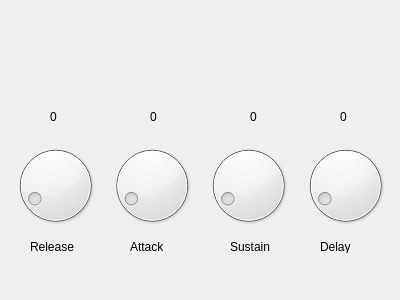
<?xml version="1.0" encoding="UTF-8"?>
<ui version="4.0">
 <class>Form</class>
 <widget class="QWidget" name="Form">
  <property name="geometry">
   <rect>
    <x>0</x>
    <y>0</y>
    <width>400</width>
    <height>300</height>
   </rect>
  </property>
  <property name="windowTitle">
   <string>Form</string>
  </property>
  <widget class="QWidget" name="horizontalLayoutWidget">
   <property name="geometry">
    <rect>
     <x>10</x>
     <y>140</y>
     <width>381</width>
     <height>91</height>
    </rect>
   </property>
   <layout class="QHBoxLayout" name="horizontalLayout">
    <item>
     <widget class="QDial" name="relDial">
      <property name="minimum">
       <number>1</number>
      </property>
      <property name="maximum">
       <number>100</number>
      </property>
      <property name="value">
       <number>10</number>
      </property>
     </widget>
    </item>
    <item>
     <widget class="QDial" name="atkDial">
      <property name="minimum">
       <number>1</number>
      </property>
      <property name="maximum">
       <number>100</number>
      </property>
      <property name="value">
       <number>10</number>
      </property>
     </widget>
    </item>
    <item>
     <widget class="QDial" name="susDial">
      <property name="minimum">
       <number>1</number>
      </property>
      <property name="maximum">
       <number>100</number>
      </property>
      <property name="value">
       <number>10</number>
      </property>
     </widget>
    </item>
    <item>
     <widget class="QDial" name="decDial">
      <property name="minimum">
       <number>1</number>
      </property>
      <property name="maximum">
       <number>100</number>
      </property>
      <property name="value">
       <number>10</number>
      </property>
     </widget>
    </item>
   </layout>
  </widget>
  <widget class="QLabel" name="label">
   <property name="geometry">
    <rect>
     <x>30</x>
     <y>240</y>
     <width>47</width>
     <height>13</height>
    </rect>
   </property>
   <property name="text">
    <string>Release</string>
   </property>
  </widget>
  <widget class="QLabel" name="label_2">
   <property name="geometry">
    <rect>
     <x>130</x>
     <y>240</y>
     <width>47</width>
     <height>13</height>
    </rect>
   </property>
   <property name="text">
    <string>Attack</string>
   </property>
  </widget>
  <widget class="QLabel" name="label_3">
   <property name="geometry">
    <rect>
     <x>230</x>
     <y>240</y>
     <width>47</width>
     <height>13</height>
    </rect>
   </property>
   <property name="text">
    <string>Sustain</string>
   </property>
  </widget>
  <widget class="QLabel" name="label_4">
   <property name="geometry">
    <rect>
     <x>320</x>
     <y>240</y>
     <width>47</width>
     <height>13</height>
    </rect>
   </property>
   <property name="text">
    <string>Delay</string>
   </property>
  </widget>
  <widget class="QLabel" name="label_5">
   <property name="geometry">
    <rect>
     <x>30</x>
     <y>110</y>
     <width>47</width>
     <height>13</height>
    </rect>
   </property>
   <property name="text">
    <string>0</string>
   </property>
   <property name="alignment">
    <set>Qt::AlignCenter</set>
   </property>
  </widget>
  <widget class="QLabel" name="label_6">
   <property name="geometry">
    <rect>
     <x>130</x>
     <y>110</y>
     <width>47</width>
     <height>13</height>
    </rect>
   </property>
   <property name="text">
    <string>0</string>
   </property>
   <property name="alignment">
    <set>Qt::AlignCenter</set>
   </property>
  </widget>
  <widget class="QLabel" name="label_7">
   <property name="geometry">
    <rect>
     <x>230</x>
     <y>110</y>
     <width>47</width>
     <height>13</height>
    </rect>
   </property>
   <property name="text">
    <string>0</string>
   </property>
   <property name="alignment">
    <set>Qt::AlignCenter</set>
   </property>
  </widget>
  <widget class="QLabel" name="label_8">
   <property name="geometry">
    <rect>
     <x>320</x>
     <y>110</y>
     <width>47</width>
     <height>13</height>
    </rect>
   </property>
   <property name="text">
    <string>0</string>
   </property>
   <property name="alignment">
    <set>Qt::AlignCenter</set>
   </property>
  </widget>
 </widget>
 <resources/>
 <connections>
  <connection>
   <sender>relDial</sender>
   <signal>sliderMoved(int)</signal>
   <receiver>label_5</receiver>
   <slot>setNum(int)</slot>
   <hints>
    <hint type="sourcelabel">
     <x>69</x>
     <y>176</y>
    </hint>
    <hint type="destinationlabel">
     <x>53</x>
     <y>122</y>
    </hint>
   </hints>
  </connection>
  <connection>
   <sender>atkDial</sender>
   <signal>sliderMoved(int)</signal>
   <receiver>label_6</receiver>
   <slot>setNum(int)</slot>
   <hints>
    <hint type="sourcelabel">
     <x>161</x>
     <y>185</y>
    </hint>
    <hint type="destinationlabel">
     <x>151</x>
     <y>118</y>
    </hint>
   </hints>
  </connection>
  <connection>
   <sender>susDial</sender>
   <signal>sliderMoved(int)</signal>
   <receiver>label_7</receiver>
   <slot>setNum(int)</slot>
   <hints>
    <hint type="sourcelabel">
     <x>262</x>
     <y>186</y>
    </hint>
    <hint type="destinationlabel">
     <x>251</x>
     <y>120</y>
    </hint>
   </hints>
  </connection>
  <connection>
   <sender>decDial</sender>
   <signal>sliderMoved(int)</signal>
   <receiver>label_8</receiver>
   <slot>setNum(int)</slot>
   <hints>
    <hint type="sourcelabel">
     <x>341</x>
     <y>176</y>
    </hint>
    <hint type="destinationlabel">
     <x>342</x>
     <y>118</y>
    </hint>
   </hints>
  </connection>
 </connections>
</ui>
